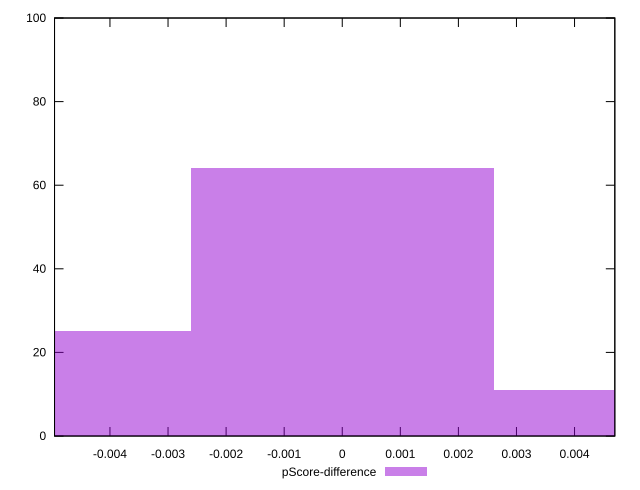

Generate this figure with gnuplot:
reset

$pScoreDifference <<EOF
0 64
-0.005216998512393914 25
0.005216998512393914 11
EOF

set key outside below
set boxwidth 0.005216998512393914
set xrange [-0.004954404027099013:0.004693680011567003]
set yrange [0:100]
set trange [0:100]
set style fill transparent solid 0.5 noborder
set terminal svg size 640, 490 enhanced background rgb 'white'
set output "report_00009_2021-02-08T22-37-41.559Z/total-blocking-time/samples/pages+cached+noadtech/pScore-difference/histogram.svg"

plot $pScoreDifference title "pScore-difference" with boxes

reset
